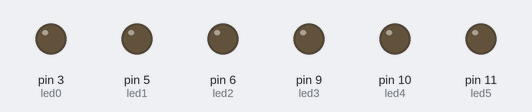
A sketch run on a simulated Arduino Uno, built with avr-gcc and run on an emulated ATmega328P. On the bench: output pins drawn as LEDs (lit = HIGH).

Above: at 0.05 s.
At 1.5 s:
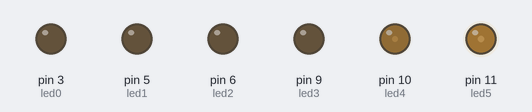
At 3.0 s:
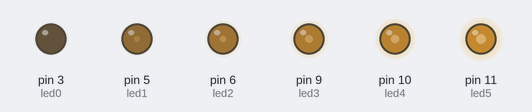
At 3.75 s:
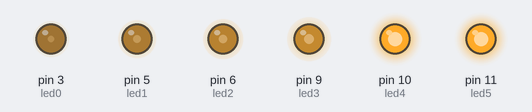
At 4.5 s:
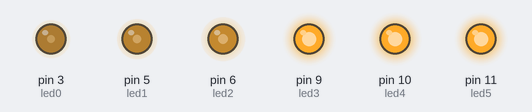
At 6.0 s:
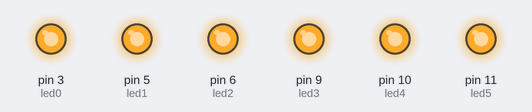
Timing chart, 0 to 7.8 s (numbered marks = the images above):
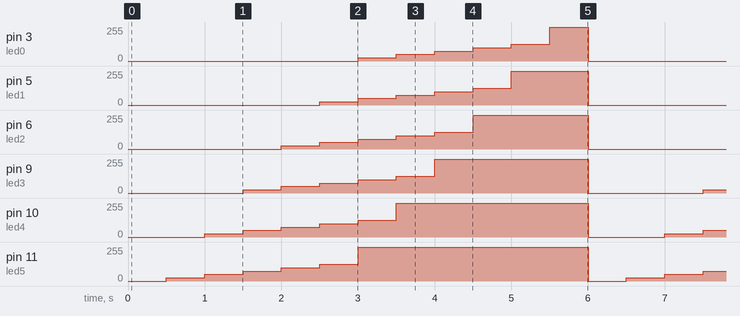

The sketch:

ledanag.ino
```cpp
/**********************************************************************************
**                                                                               **
**                                 Fade LEDs                                     **
**                                                                               **
**                                                                               **
**********************************************************************************/

//********** Includes *************************************************************

//********** Variables ************************************************************
const int led0 = 3;          // donar nom al pin 3 de l’Arduino
const int led1 = 5;          // donar nom al pin 5 de l’Arduino
const int led2 = 6;          // donar nom al pin 6 de l’Arduino
const int led3 = 9;          // donar nom al pin 9 de l’Arduino
const int led4 = 10;         // donar nom al pin 10 de l’Arduino
const int led5 = 11;         // donar nom al pin 11 de l’Arduino
int velocitat = 500;         // velocitat de l'acció en ms

//********** Setup ****************************************************************
void setup()
{
  pinMode(led0, OUTPUT);     // definir el pin 3 com una sortida
  pinMode(led1, OUTPUT);     // definir el pin 5 com una sortida
  pinMode(led2, OUTPUT);     // definir el pin 6 com una sortida
  pinMode(led3, OUTPUT);     // definir el pin 9 com una sortida
  pinMode(led4, OUTPUT);     // definir el pin 10 com una sortida
  pinMode(led5, OUTPUT);     // definir el pin 11 com una sortida
}

//********** Loop *****************************************************************
void loop()
{
   digitalWrite(led0, LOW);     // posar PWM del pin 3 a 60
   digitalWrite(led1, LOW);     // posar PWM del pin 5 a 60
   digitalWrite(led2, LOW);     // posar PWM del pin 6 a 60
   digitalWrite(led3, LOW);     // posar PWM del pin 9 a 60
   digitalWrite(led4, LOW);     // posar PWM del pin 10 a 60
   digitalWrite(led5, LOW);     // posar PWM del pin 11 a 60

  delay(velocitat);          // es queden leds velocitat ms en aquest estat

   digitalWrite(led0, LOW);     // posar PWM del pin 3 a 60
   digitalWrite(led1, LOW);     // posar PWM del pin 5 a 60
   digitalWrite(led2, LOW);     // posar PWM del pin 6 a 60
   digitalWrite(led3, LOW);     // posar PWM del pin 9 a 60
   digitalWrite(led4, LOW);     // posar PWM del pin 10 a 60
   analogWrite(led5, 25);    // posar PWM del pin 11 a 125

  delay(velocitat);           // es queden leds velocitat ms en aquest estat

  digitalWrite(led0, LOW);     // posar PWM del pin 3 a 60
  digitalWrite(led1, LOW);     // posar PWM del pin 5 a 60
  digitalWrite(led2, LOW);     // posar PWM del pin 6 a 60
  digitalWrite(led3, LOW);     // posar PWM del pin 9 a 60
  analogWrite(led4, 25);    // posar PWM del pin 10 a 255
  analogWrite(led5, 50);    // posar PWM del pin 11 a 255

  delay(velocitat);           // es queden leds velocitat ms en aquest estat

  digitalWrite(led0, LOW);     // posar PWM del pin 3 a 60
  digitalWrite(led1, LOW);     // posar PWM del pin 5 a 60
  digitalWrite(led2, LOW);     // posar PWM del pin 6 a 60
  analogWrite(led3, 25);    // posar PWM del pin 9 a 125
  analogWrite(led4, 50);    // posar PWM del pin 10 a 125
  analogWrite(led5, 75);    // posar PWM del pin 11 a 125

  delay(velocitat);           // es queden leds velocitat ms en aquest estat

  digitalWrite(led0, LOW);     // posar PWM del pin 3 a 60
  digitalWrite(led1, LOW);     // posar PWM del pin 5 a 60
  analogWrite(led2, 25);     // posar PWM del pin 6 a 60
  analogWrite(led3, 50);    // posar PWM del pin 9 a 125
  analogWrite(led4, 75);    // posar PWM del pin 10 a 125
  analogWrite(led5, 100);    // posar PWM del pin 11 a 125

  delay(velocitat);           // es queden leds velocitat ms en aquest estat

  digitalWrite(led0, LOW);     // posar PWM del pin 3 a 60
  analogWrite(led1, 25);     // posar PWM del pin 5 a 60
  analogWrite(led2, 50);     // posar PWM del pin 6 a 60
  analogWrite(led3, 75);    // posar PWM del pin 9 a 125
  analogWrite(led4, 100);    // posar PWM del pin 10 a 125
  analogWrite(led5, 125);    // posar PWM del pin 11 a 125

  delay(velocitat);           // es queden leds velocitat ms en aquest estat

  analogWrite(led0, 25);     // posar PWM del pin 3 a 60
  analogWrite(led1, 50);     // posar PWM del pin 5 a 60
  analogWrite(led2, 75);     // posar PWM del pin 6 a 60
  analogWrite(led3, 100);    // posar PWM del pin 9 a 125
  analogWrite(led4, 125);    // posar PWM del pin 10 a 125
  digitalWrite(led5, HIGH);    // posar PWM del pin 11 a 125

  delay(velocitat);           // es queden leds velocitat ms en aquest estat

  analogWrite(led0, 50);     // posar PWM del pin 3 a 60
  analogWrite(led1, 75);     // posar PWM del pin 5 a 60
  analogWrite(led2, 100);     // posar PWM del pin 6 a 60
  analogWrite(led3, 125);    // posar PWM del pin 9 a 125
  digitalWrite(led4, HIGH);    // posar PWM del pin 10 a 125
  digitalWrite(led5, HIGH);    // posar PWM del pin 11 a 125

  delay(velocitat);           // es queden leds velocitat ms en aquest estat

  analogWrite(led0, 75);     // posar PWM del pin 3 a 60
  analogWrite(led1, 100);     // posar PWM del pin 5 a 60
  analogWrite(led2, 125);     // posar PWM del pin 6 a 60
  digitalWrite(led3, HIGH);    // posar PWM del pin 9 a 125
  digitalWrite(led4, HIGH);    // posar PWM del pin 10 a 125
  digitalWrite(led5, HIGH);    // posar PWM del pin 11 a 125

  delay(velocitat);           // es queden leds velocitat ms en aquest estat

  analogWrite(led0, 100);     // posar PWM del pin 3 a 60
  analogWrite(led1, 125);     // posar PWM del pin 5 a 60
  digitalWrite(led2, HIGH);     // posar PWM del pin 6 a 60
  digitalWrite(led3, HIGH);    // posar PWM del pin 9 a 125
  digitalWrite(led4, HIGH);    // posar PWM del pin 10 a 125
  digitalWrite(led5, HIGH);    // posar PWM del pin 11 a 125

  delay(velocitat);           // es queden leds velocitat ms en aquest estat

  analogWrite(led0, 125);     // posar PWM del pin 3 a 60
  digitalWrite(led1, HIGH);     // posar PWM del pin 5 a 60
  digitalWrite(led2, HIGH);     // posar PWM del pin 6 a 60
  digitalWrite(led3, HIGH);    // posar PWM del pin 9 a 125
  digitalWrite(led4, HIGH);    // posar PWM del pin 10 a 125
  digitalWrite(led5, HIGH);    // posar PWM del pin 11 a 125

  delay(velocitat);           // es queden leds velocitat ms en aquest estat

  digitalWrite(led0, HIGH);     // posar PWM del pin 3 a 60
  digitalWrite(led1, HIGH);     // posar PWM del pin 5 a 60
  digitalWrite(led2, HIGH);     // posar PWM del pin 6 a 60
  digitalWrite(led3, HIGH);    // posar PWM del pin 9 a 125
  digitalWrite(led4, HIGH);    // posar PWM del pin 10 a 125
  digitalWrite(led5, HIGH);    // posar PWM del pin 11 a 125

  delay(velocitat);           // es queden leds velocitat ms en aquest estat
}

//********** Funcions *************************************************************
```

Measured:
- by itself, pin 5 (led1): repeats every 6.0 s: 50/255 0.50 s, 75/255 0.50 s, 100/255 0.50 s, 125/255 0.50 s, 255/255 1.0 s, 0/255 2.5 s, 25/255 0.50 s
- by itself, pin 6 (led2): repeats every 6.0 s: 50/255 0.50 s, 75/255 0.50 s, 100/255 0.50 s, 125/255 0.50 s, 255/255 1.5 s, 0/255 2.0 s, 25/255 0.50 s
- by itself, pin 9 (led3): repeats every 6.0 s: 50/255 0.50 s, 75/255 0.50 s, 100/255 0.50 s, 125/255 0.50 s, 255/255 2.0 s, 0/255 1.5 s, 25/255 0.50 s
- by itself, pin 3 (led0): repeats every 6.0 s: 50/255 0.50 s, 75/255 0.50 s, 100/255 0.50 s, 125/255 0.50 s, 255/255 0.50 s, 0/255 3.0 s, 25/255 0.50 s
- by itself, pin 10 (led4): repeats every 6.0 s: 50/255 0.50 s, 75/255 0.50 s, 100/255 0.50 s, 125/255 0.50 s, 255/255 2.5 s, 0/255 1.0 s, 25/255 0.50 s
